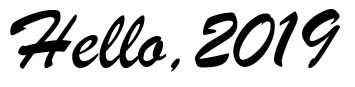
#> input picture a.png, 355 x 87 px
$ python a.py
#> lines starting #> are read from the running program, lines starting #| are printed output that depends on the picture; after the words box and inside, x2 and y2 are one past the last pixel; in counts of white or black regions, pixels touching at a corner belong together
import cv2
import numpy as np

img=cv2.imread('a.png')
#> img is the input picture: shape (87, 355, 3); min 0, max 255, mean 201.7
row, col, channel = img.shape
#> row = 87; col = 355; channel = 3
img_gray = np.zeros((row, col))
for r in range(row):
    for l in range(col):
        img_gray[r, l] = 1 / 3 * img[r, l, 0] + 1 / 3 * img[r, l, 1] + 1 / 3 * img[r, l, 2]

img_gray[r, l] = 0.11 * img[r, l, 0] + 0.59 * img[r, l, 1] + 0.3 * img[r, l, 2]
img_binary = np.zeros_like(img_gray)
img_gray = cv2.blur(img_gray,(1,1))
img_gray = cv2.resize(img_gray,dsize=(int(img_gray.shape[1]*0.8),int(img_gray.shape[0]*0.5)),interpolation=cv2.INTER_AREA)
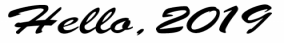
#> img_gray: shape (43, 284) float64; min 0, max 255, mean 201.7; drawn with min black and max white
img_binary = cv2.resize(img_binary,dsize=(int(img_binary.shape[1]*0.8),int(img_binary.shape[0]*0.5)),interpolation=cv2.INTER_AREA)
threshold = 100
row, col = img_gray.shape
#> row = 43; col = 284
print(img_gray.shape)
#| (43, 284)
str=""
for r in range(row):
    for l in range(col):
        if img_gray[r, l] >= threshold:
            img_binary[r, l] = 255
            str = str+"*"
        else:
            img_binary[r, l] = 0
            str = str+" "
    str=str+"\n"
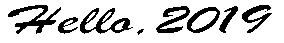
#> img_binary: shape (43, 284) float64; 80.4% white; 9 black regions (1 under 20 px), largest, box (x1, y1, x2, y2) and area: (8, 5, 61, 34) 533, (80, 8, 133, 34) 494, (156, 6, 190, 33) 373
print(str)
f=open('a.txt','w')
f.write(str)
f.close()
cv2.imshow("img", img_binary.astype("uint8"))
cv2.waitKey()


# [22 lines of commented-out code are left out]
